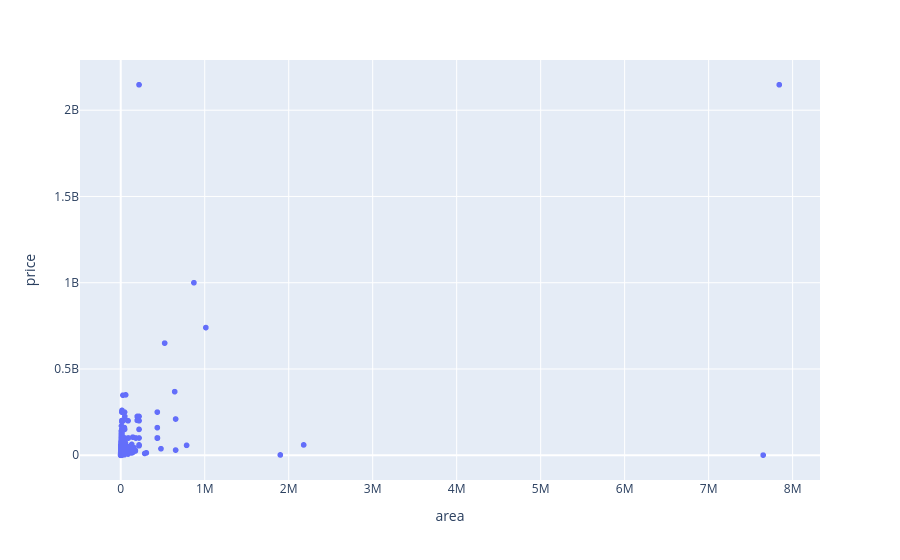

The code cell stored with this chart in its notebook:
### Code cell
px.scatter(x='area',y='price',data_frame=eda_data,hover_name=eda_data.index)

### Figure 1 — Plotly figure (JSON) as saved in the notebook; plotly's stock layout.template omitted (floating-point values rounded to 4 significant figures; data arrays with more than 128 entries replaced by an {"elided": "..."} marker saying what was removed)
{"data": [{"hovertemplate": "<b>%{hovertext}</b><br><br>area=%{x}<br>price=%{y}<extra></extra>", "hovertext": {"elided": "7059 int values"}, "legendgroup": "", "marker": {"color": "#636efa", "symbol": "circle"}, "mode": "markers", "name": "", "showlegend": false, "type": "scattergl", "x": {"elided": "7059 int values"}, "xaxis": "x", "y": {"elided": "7059 int values"}, "yaxis": "y"}], "layout": {"autosize": true, "legend": {"tracegroupgap": 0}, "margin": {"t": 60}, "xaxis": {"anchor": "y", "autorange": true, "domain": [0, 1], "range": [-493700.0, 8335000.0], "title": {"text": "area"}, "type": "linear"}, "yaxis": {"anchor": "x", "autorange": true, "domain": [0, 1], "range": [-166200000.0, 2314000000.0], "title": {"text": "price"}, "type": "linear"}}}
